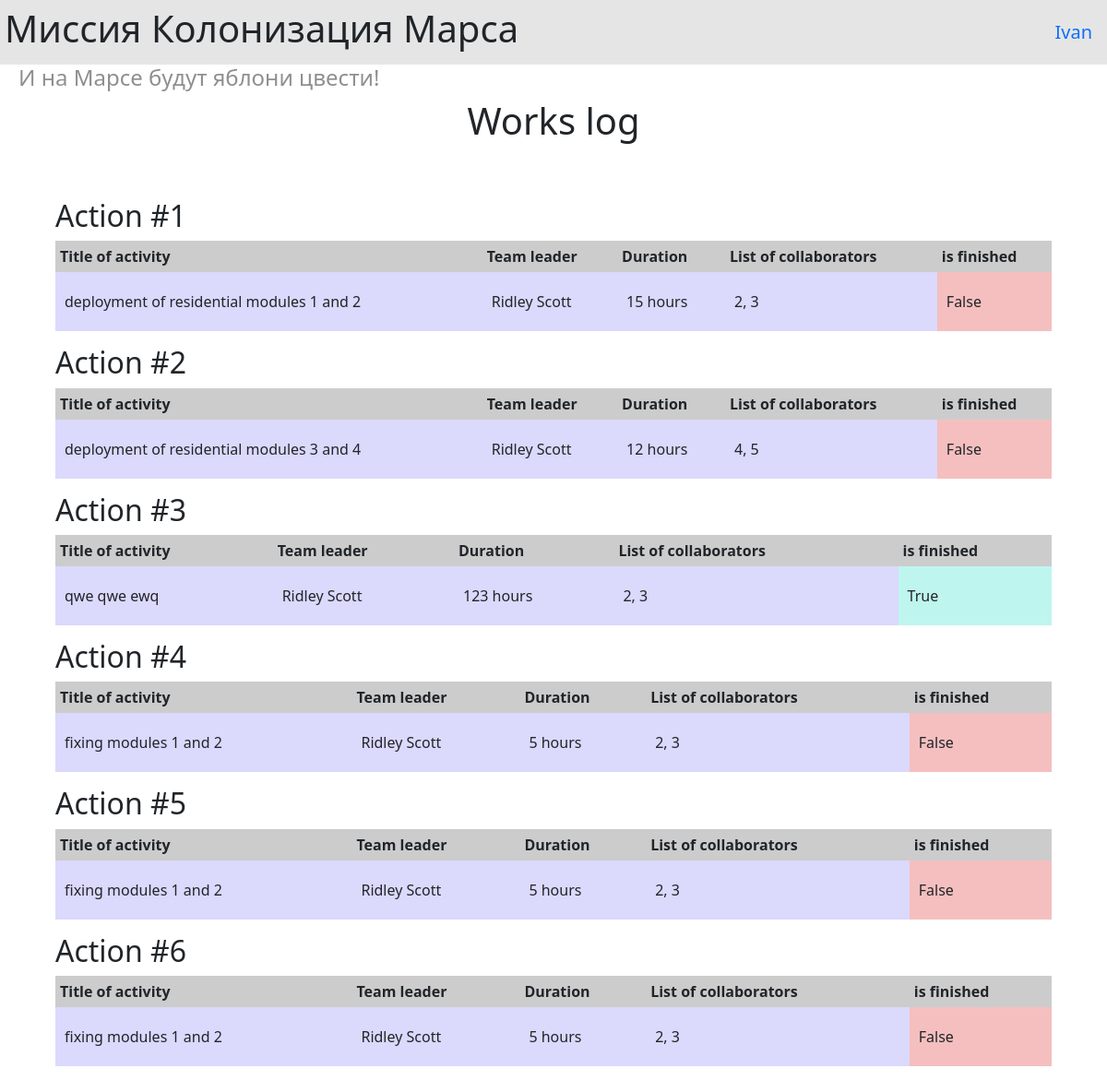
/ (signed in), run on the app's committed database.
### data/users.py (models this page shows, shortened)
class User(SqlAlchemyBase, UserMixin, SerializerMixin):
    __tablename__ = 'users'
    id = sqlalchemy.Column(sqlalchemy.Integer, primary_key=True, autoincrement="auto")
    surname = sqlalchemy.Column(sqlalchemy.String)
    name = sqlalchemy.Column(sqlalchemy.String)
    age = sqlalchemy.Column(sqlalchemy.Integer)
    position = sqlalchemy.Column(sqlalchemy.String)
    speciality = sqlalchemy.Column(sqlalchemy.String)
    address = sqlalchemy.Column(sqlalchemy.String)
    email = sqlalchemy.Column(sqlalchemy.String, unique=True)
    hashed_password = sqlalchemy.Column(sqlalchemy.String)
    modified_date = sqlalchemy.Column(sqlalchemy.DateTime, default=datetime.datetime.now)
    leadership = relationship("Jobs", back_populates="team_leader")

### data/jobs.py (models this page shows)
class Jobs(SqlAlchemyBase, SerializerMixin):
    __tablename__ = 'jobs'
    id = sqlalchemy.Column(sqlalchemy.Integer, primary_key=True, autoincrement=True)
    team_leader_id = sqlalchemy.Column(sqlalchemy.Integer, sqlalchemy.ForeignKey("users.id"))
    job = sqlalchemy.Column(sqlalchemy.String)
    work_size = sqlalchemy.Column(sqlalchemy.Integer)
    collaborators = sqlalchemy.Column(sqlalchemy.String)
    start_date = sqlalchemy.Column(sqlalchemy.DateTime, nullable=True)
    end_date = sqlalchemy.Column(sqlalchemy.DateTime, nullable=True)
    is_finished = sqlalchemy.Column(sqlalchemy.Boolean)
    team_leader = relationship("User")

### main.py (the view)
@app.route("/")
def index():
    jobs = db_sess.query(Jobs).all()
    return render_template("works_log.html", jobs_list=enumerate(jobs, start=1))

### main.py (called while the page is built)
@login_manager.user_loader
def load_user(user_id):
    return db_sess.query(User).get(user_id)

### templates/works_log.html
{% extends "base.html" %}
{% block content %}
<h1 class="centered-text">Works log</h1>
<div style="margin: 5%;">
    {% for i, job in jobs_list %}
    <div style="padding-bottom: 15px;">
        <h2>Action #{{ i }}</h2>
          <table>
              <tr><th>Title of activity</th><th>Team leader</th><th>Duration</th><th>List of collaborators</th><th>is finished</th></tr>
              <tr><td>{{ job.job }}</td><td>{{ job.team_leader.name }} {{ job.team_leader.surname }}</td><td>{{ job.work_size }} hours</td><td>{{ job.collaborators }}</td><td style="background-color:{% if job.is_finished %}#bff5ef{% else %}#f5bfbf{% endif %};">
                  {{ job.is_finished }}</td></tr>
          </table>
    </div>
    {% endfor %}
</div>
{% endblock %}

### templates/base.html (shortened to what this page needs)
<!DOCTYPE html>
<html lang="ru">
<head>
    <link rel="stylesheet" href="https://cdn.jsdelivr.net/npm/bootstrap@5.0.0-beta1/dist/css/bootstrap.min.css"
>
    <link rel="stylesheet" href="{{ url_for('static', filename='css/styles.css')}}" type="text/css">
</head>
<body>
    <div class="head">
        <h1 class="base-header">Миссия Колонизация Марса</h1>
        {% if current_user.is_authenticated %}
        <a class="navbar-brand" href="/logout">{{ current_user.name }}</a>
        {% else %}
        <p style="margin: 0;">
            <a class="btn btn-primary " href="/register">Зарегистрироваться</a>
            <a class="btn btn-success" href="/login">Войти</a>
        </p>
        {% endif %}
    </div>
    <h4 class="base-h4">И на Марсе будут яблони цвести!</h4>
    {% block content %}{% endblock %}
</body>
</html>

### static/css/styles.css (style rules this page uses)
table { width: 100%; }
th { padding: 5px; background-color: #cccccc; }
td { padding-left: 10px; padding-right: 10px; padding-top: 20px; padding-bottom: 20px; background-color: #dbd9fc; }
h4 { padding-left: 20px; }
.base-header { display: inline-block; width: auto; padding-block: 7px; padding-left: 5px; }
.base-h4 { color: #8f8f8f; }
.centered-text { text-align: center; }
.head { background-color: #e5e5e5; display: flex; justify-content: space-between; align-items: center; }

### data on the page
User: name "Ivan"
Jobs: i "1", job "deployment of residential modules 1 and 2", team_leader.name "Ridley", team_leader.surname "Scott", work_size "15", collaborators "2, 3", is_finished "False"
Jobs: id "2", job "deployment of residential modules 3 and 4", team_leader.name "Ridley", team_leader.surname "Scott", work_size "12", collaborators "4, 5", is_finished "False"
Jobs: id "3", job "qwe qwe ewq", team_leader.name "Ridley", team_leader.surname "Scott", work_size "123", collaborators "2, 3", is_finished "True"
Jobs: id "4", job "fixing modules 1 and 2", team_leader.name "Ridley", team_leader.surname "Scott", work_size "5", collaborators "2, 3", is_finished "False"
Jobs: i "5", job "fixing modules 1 and 2", team_leader.name "Ridley", team_leader.surname "Scott", work_size "5", collaborators "2, 3", is_finished "False"
Jobs: id "6", job "fixing modules 1 and 2", team_leader.name "Ridley", team_leader.surname "Scott", work_size "5", collaborators "2, 3", is_finished "False"
